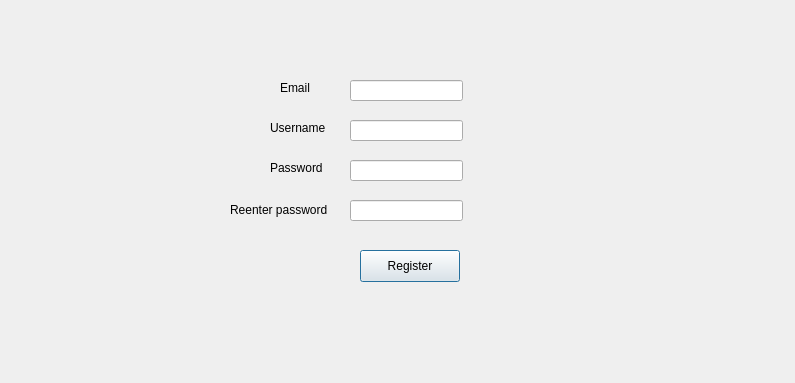
<?xml version="1.0" encoding="UTF-8"?>
<ui version="4.0">
 <class>Registration</class>
 <widget class="QDialog" name="Registration">
  <property name="geometry">
   <rect>
    <x>0</x>
    <y>0</y>
    <width>795</width>
    <height>383</height>
   </rect>
  </property>
  <property name="windowTitle">
   <string>Dialog</string>
  </property>
  <widget class="QLabel" name="label_2">
   <property name="geometry">
    <rect>
     <x>280</x>
     <y>80</y>
     <width>58</width>
     <height>16</height>
    </rect>
   </property>
   <property name="text">
    <string>Email</string>
   </property>
  </widget>
  <widget class="QLabel" name="label_3">
   <property name="geometry">
    <rect>
     <x>270</x>
     <y>120</y>
     <width>71</width>
     <height>16</height>
    </rect>
   </property>
   <property name="text">
    <string>Username</string>
   </property>
  </widget>
  <widget class="QLabel" name="label_4">
   <property name="geometry">
    <rect>
     <x>270</x>
     <y>160</y>
     <width>58</width>
     <height>16</height>
    </rect>
   </property>
   <property name="text">
    <string>Password</string>
   </property>
  </widget>
  <widget class="QLineEdit" name="lineEdit_email">
   <property name="geometry">
    <rect>
     <x>350</x>
     <y>80</y>
     <width>113</width>
     <height>21</height>
    </rect>
   </property>
  </widget>
  <widget class="QLineEdit" name="lineEdit_username">
   <property name="geometry">
    <rect>
     <x>350</x>
     <y>120</y>
     <width>113</width>
     <height>21</height>
    </rect>
   </property>
  </widget>
  <widget class="QLineEdit" name="lineEdit_password">
   <property name="geometry">
    <rect>
     <x>350</x>
     <y>160</y>
     <width>113</width>
     <height>21</height>
    </rect>
   </property>
   <property name="echoMode">
    <enum>QLineEdit::EchoMode::Password</enum>
   </property>
  </widget>
  <widget class="QPushButton" name="RegisterButton">
   <property name="geometry">
    <rect>
     <x>360</x>
     <y>250</y>
     <width>100</width>
     <height>32</height>
    </rect>
   </property>
   <property name="text">
    <string>Register</string>
   </property>
  </widget>
  <widget class="QLabel" name="label_5">
   <property name="geometry">
    <rect>
     <x>230</x>
     <y>200</y>
     <width>111</width>
     <height>20</height>
    </rect>
   </property>
   <property name="text">
    <string>Reenter password</string>
   </property>
  </widget>
  <widget class="QLineEdit" name="lineEdit_password_2">
   <property name="geometry">
    <rect>
     <x>350</x>
     <y>200</y>
     <width>113</width>
     <height>21</height>
    </rect>
   </property>
   <property name="echoMode">
    <enum>QLineEdit::EchoMode::Password</enum>
   </property>
  </widget>
 </widget>
 <resources/>
 <connections/>
</ui>
